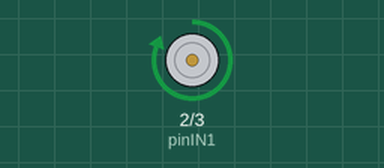
Simulated run of this program. Board: Arduino Nano, built with avr-gcc and run on an emulated ATmega328P. On the bench: motor-driver pin pairs drawn as motors (green arrow = first pin HIGH = forward, orange = second pin HIGH = backward, longer = more drive).

Above: at 0.5 s.
At 2.5 s:
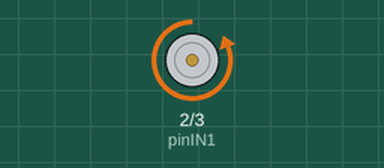
At 3.5 s:
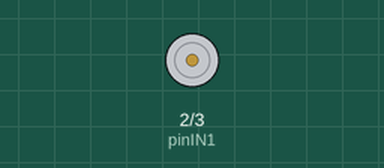
Timing chart, 0 to 5.2 s (numbered marks = the images above):
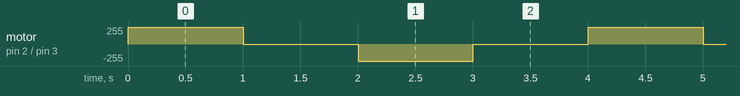

The program:

main.cpp
```cpp
#include <Arduino.h>
/* Programa para probar la funcionalidad básica del driver MC33 */

int pinIN1 = 2;
int pinIN2 = 3;

void setup()
{
    pinMode(pinIN1, OUTPUT);
    pinMode(pinIN2, OUTPUT);
}

void loop() {
    digitalWrite(pinIN1, HIGH);
    digitalWrite(LED_BUILTIN, HIGH);
    digitalWrite(pinIN2, LOW);
    delay(1000);

    digitalWrite(pinIN1, LOW);
    digitalWrite(LED_BUILTIN, LOW);
    digitalWrite(pinIN2, LOW);
    delay(1000);

    digitalWrite(pinIN1, LOW);
    digitalWrite(LED_BUILTIN, LOW);
    digitalWrite(pinIN2, HIGH);
    delay(1000);

    digitalWrite(pinIN1, LOW);
    digitalWrite(LED_BUILTIN, LOW);
    digitalWrite(pinIN2, LOW);
    delay(1000);

 }
```

Measured:
- by itself, motor on pin 2 (pinIN1) / pin 3 (pinIN2): repeats every 4.0 s: stopped 1.0 s, backward 255/255 1.0 s, stopped 1.0 s, forward 255/255 1.0 s
